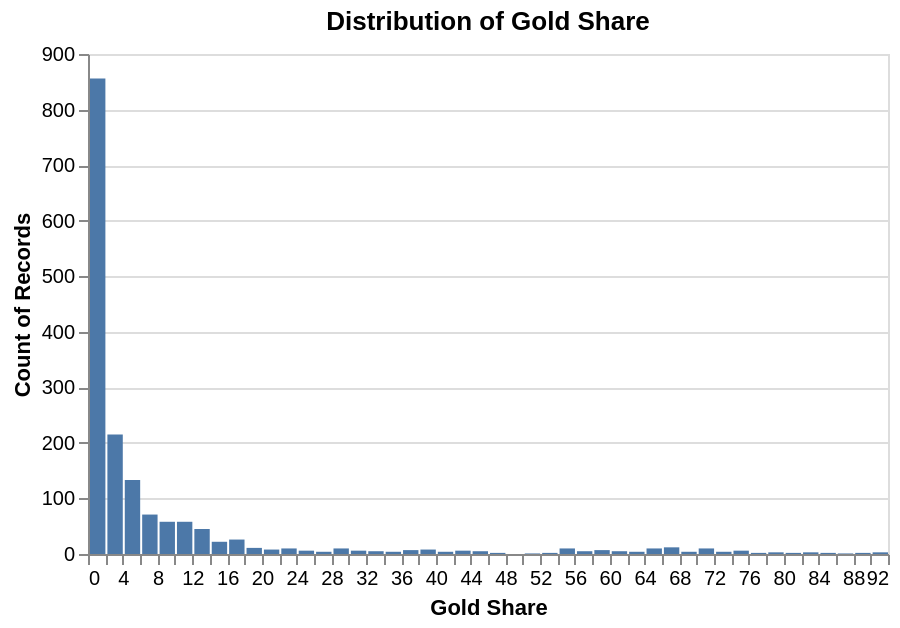
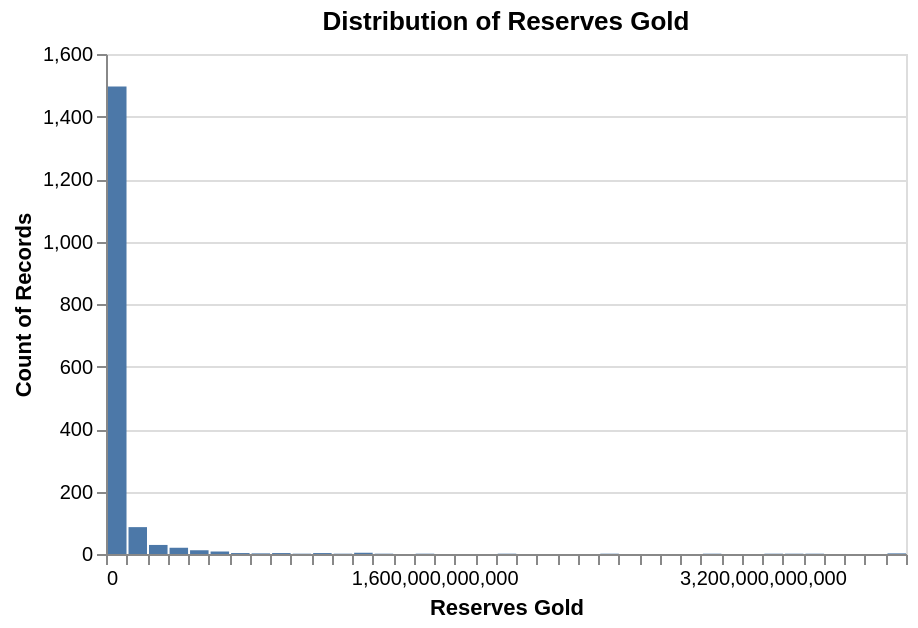
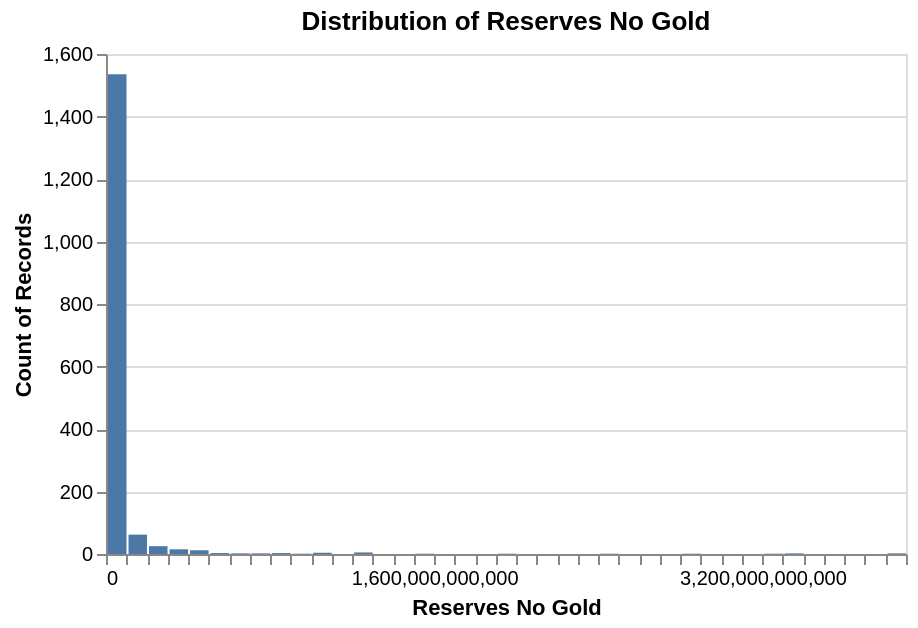
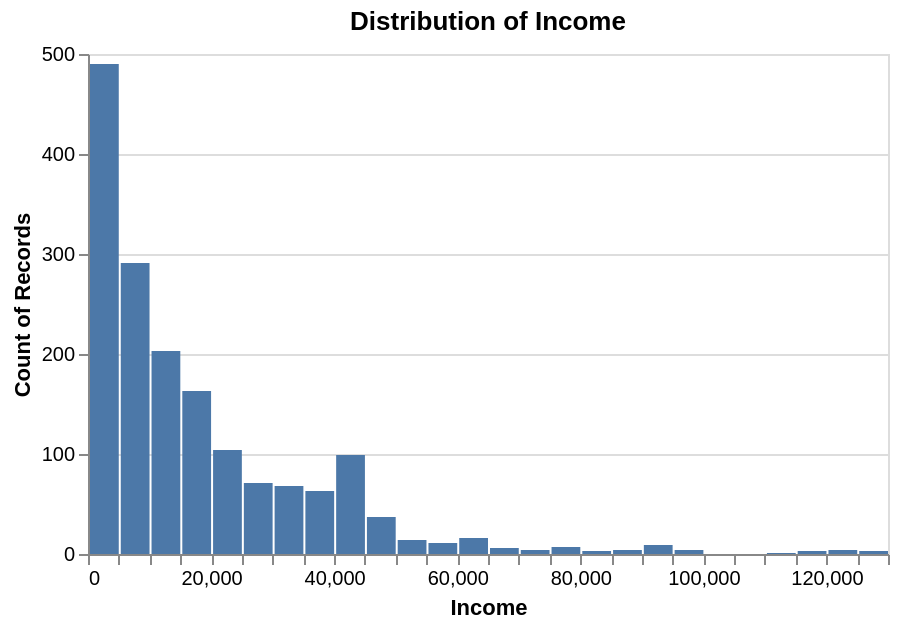

Notebook code cell kept with these figures, in order:
### Markdown cell above
### Quantitative Variable Distributions

### Code cell
numeric_vars = [
    'gold_share',
    'reserves_gold',
    'reserves_no_gold',
    'income',
    'education_index',
    'life_expectancy',
    'elec_access'
]

display(df[[
    'gold_share',
    'reserves_gold',
    'reserves_no_gold',
    'income',
    'education_index',
    'life_expectancy',
    'elec_access'
    ]].describe().T)

for col in numeric_vars:
    chart = (
        alt.Chart(df).mark_bar().encode(
            alt.X(f'{col}:Q', bin = alt.Bin(maxbins = 50), title = col.replace('_', ' ').title()),
            alt.Y('count()')
        ).properties(
            width = 400, 
            height = 250, 
            title = f'Distribution of {col.replace('_', ' ').title()}'
        )
    )
    display(chart)

### Figure 1 — Vega-Lite specification as saved in the notebook (floating-point values rounded to 4 significant figures; data arrays with more than 128 entries replaced by an {"elided": "..."} marker saying what was removed)
{"config": {"view": {"continuousWidth": 300, "continuousHeight": 300}}, "data": {"name": "data-6600be132ce5b7d68fe7bdb8d3ec6b1c"}, "mark": {"type": "bar"}, "encoding": {"x": {"bin": {"maxbins": 50}, "field": "gold_share", "title": "Gold Share", "type": "quantitative"}, "y": {"aggregate": "count", "type": "quantitative"}}, "height": 250, "title": "Distribution of Gold Share", "width": 400, "$schema": "https://vega.github.io/schema/vega-lite/v5.20.1.json", "datasets": {"data-6600be132ce5b7d68fe7bdb8d3ec6b1c": {"elided": "1678 records"}}}

### Figure 2 — Vega-Lite specification as saved in the notebook (floating-point values rounded to 4 significant figures; data arrays with more than 128 entries replaced by an {"elided": "..."} marker saying what was removed)
{"config": {"view": {"continuousWidth": 300, "continuousHeight": 300}}, "data": {"name": "data-6600be132ce5b7d68fe7bdb8d3ec6b1c"}, "mark": {"type": "bar"}, "encoding": {"x": {"bin": {"maxbins": 50}, "field": "reserves_gold", "title": "Reserves Gold", "type": "quantitative"}, "y": {"aggregate": "count", "type": "quantitative"}}, "height": 250, "title": "Distribution of Reserves Gold", "width": 400, "$schema": "https://vega.github.io/schema/vega-lite/v5.20.1.json", "datasets": {"data-6600be132ce5b7d68fe7bdb8d3ec6b1c": {"elided": "1678 records"}}}

### Figure 3 — Vega-Lite specification as saved in the notebook (floating-point values rounded to 4 significant figures; data arrays with more than 128 entries replaced by an {"elided": "..."} marker saying what was removed)
{"config": {"view": {"continuousWidth": 300, "continuousHeight": 300}}, "data": {"name": "data-6600be132ce5b7d68fe7bdb8d3ec6b1c"}, "mark": {"type": "bar"}, "encoding": {"x": {"bin": {"maxbins": 50}, "field": "reserves_no_gold", "title": "Reserves No Gold", "type": "quantitative"}, "y": {"aggregate": "count", "type": "quantitative"}}, "height": 250, "title": "Distribution of Reserves No Gold", "width": 400, "$schema": "https://vega.github.io/schema/vega-lite/v5.20.1.json", "datasets": {"data-6600be132ce5b7d68fe7bdb8d3ec6b1c": {"elided": "1678 records"}}}

### Figure 4 — Vega-Lite specification as saved in the notebook (floating-point values rounded to 4 significant figures; data arrays with more than 128 entries replaced by an {"elided": "..."} marker saying what was removed)
{"config": {"view": {"continuousWidth": 300, "continuousHeight": 300}}, "data": {"name": "data-6600be132ce5b7d68fe7bdb8d3ec6b1c"}, "mark": {"type": "bar"}, "encoding": {"x": {"bin": {"maxbins": 50}, "field": "income", "title": "Income", "type": "quantitative"}, "y": {"aggregate": "count", "type": "quantitative"}}, "height": 250, "title": "Distribution of Income", "width": 400, "$schema": "https://vega.github.io/schema/vega-lite/v5.20.1.json", "datasets": {"data-6600be132ce5b7d68fe7bdb8d3ec6b1c": {"elided": "1678 records"}}}
